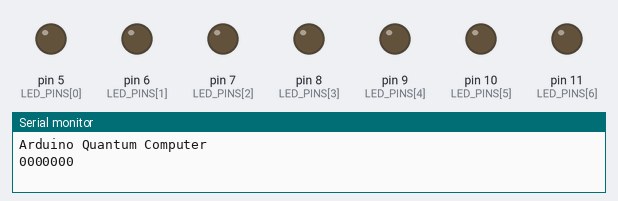
A sketch run on a simulated Arduino Uno, built with avr-gcc and run on an emulated ATmega328P. Parts: output pins drawn as LEDs (lit = HIGH), the last lines printed to the serial monitor. Random numbers use the default seed unless the sketch sets one.

Above: at 0.1 s.
At 33.4 s:
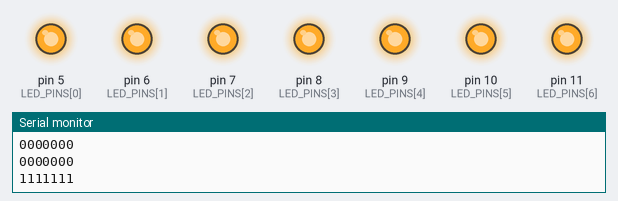
Timing chart, 0 to 40.0 s (numbered marks = the images above):
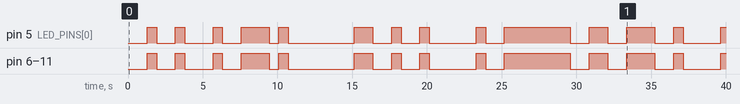

The sketch:

arduino_qc.ino
```cpp
#include <math.h>

const int NUM_QUBITS = 7;
const int NUM_STATES = 1 << NUM_QUBITS; // 2^NUM_QUBITS
const int LED_PINS[NUM_QUBITS] = {5, 6, 7, 8, 9, 10, 11}; // Digital pins for LEDs

// Complex number struct
struct Complex {
  float real;
  float imag;

  Complex(float r = 0, float i = 0) : real(r), imag(i) {}

  Complex operator*(const Complex& other) const {
    return Complex(real * other.real - imag * other.imag,
                   real * other.imag + imag * other.real);
  }

  Complex& operator+=(const Complex& other) {
    real += other.real;
    imag += other.imag;
    return *this;
  }

  Complex operator-(const Complex& other) const {
    return Complex(real - other.real, imag - other.imag);
  }

  Complex operator+(const Complex& other) const {
    return Complex(real + other.real, imag + other.imag);
  }
};

// Quantum state vector
Complex stateVector[NUM_STATES];


void setup() {
  Serial.begin(9600);
  Serial.println("Arduino Quantum Computer");
  randomSeed(analogRead(0));

  for (int i = 0; i < NUM_QUBITS; i++) {
    pinMode(LED_PINS[i], OUTPUT);
  }
}


void swap(Complex& a, Complex& b) {
  Complex temp = a;
  a = b;
  b = temp;
}


// Initialize the state vector to |00000>
void initializeState() {
  for (int i = 0; i < NUM_STATES; i++) {
    stateVector[i] = Complex();
  }
  stateVector[0] = Complex(1, 0);
}


// Apply CNOT gate with control and target qubits
void CX(int control, int target) {
  for (int i = 0; i < NUM_STATES; i++) {
    if ((i & (1 << control)) && !(i & (1 << target))) {
      swap(stateVector[i], stateVector[i ^ (1 << target)]);
    }
  }
}


// Apply Hadamard gate to a specific qubit
void H(int qubit) {
  const float SQRT_2 = 1.0 / sqrt(2);
  for (int i = 0; i < NUM_STATES; i++) {
    if (i & (1 << qubit)) {
      Complex temp = stateVector[i];
      stateVector[i] = stateVector[i ^ (1 << qubit)] * SQRT_2 - temp * SQRT_2;
      stateVector[i ^ (1 << qubit)] = temp * SQRT_2 + stateVector[i ^ (1 << qubit)] * SQRT_2;
    }
  }
}

void X(int qubit) {
  for (int i = 0; i < NUM_STATES; i++) {
    if (i & (1 << qubit)) {
      swap(stateVector[i], stateVector[i ^ (1 << qubit)]);
    }
  }
}


void Y(int qubit) {
  const Complex I(0, 1);
  for (int i = 0; i < NUM_STATES; i++) {
    if (i & (1 << qubit)) {
      Complex temp = stateVector[i];
      stateVector[i] = stateVector[i ^ (1 << qubit)] * I;
      stateVector[i ^ (1 << qubit)] = temp * Complex(0, -1);
    }
  }
}


void Z(int qubit) {
  for (int i = 0; i < NUM_STATES; i++) {
    if (i & (1 << qubit)) {
      stateVector[i] = stateVector[i] * Complex(-1, 0);
    }
  }
}


void S(int qubit) {
  const Complex I(0, 1);
  for (int i = 0; i < NUM_STATES; i++) {
    if (i & (1 << qubit)) {
      stateVector[i] = stateVector[i] * I;
    }
  }
}


void T(int qubit) {
  const float SQRT_2 = 1.0 / sqrt(2);
  const Complex exp_pi_4(SQRT_2, SQRT_2);
  for (int i = 0; i < NUM_STATES; i++) {
    if (i & (1 << qubit)) {
      stateVector[i] = stateVector[i] * exp_pi_4;
    }
  }
}


// Measure the quantum state and collapse it
void measure() {
  float probabilities[NUM_STATES];
  float cumulativeProb = 0;

  for (int i = 0; i < NUM_STATES; i++) {
    probabilities[i] = stateVector[i].real * stateVector[i].real +
                       stateVector[i].imag * stateVector[i].imag;
    cumulativeProb += probabilities[i];
  }

  float randomValue = random(1000) / 1000.0 * cumulativeProb;
  int measured_state = 0;

  for (int i = 0; i < NUM_STATES; i++) {
    if (randomValue <= probabilities[i]) {
      measured_state = i;
      break;
    }
    randomValue -= probabilities[i];
  }

  // Collapse the state vector
  for (int i = 0; i < NUM_STATES; i++) {
    stateVector[i] = Complex();
  }
  stateVector[measured_state] = Complex(1, 0);

  // Output result to LEDs
  for (int i = 0; i < NUM_QUBITS; i++) {
    digitalWrite(LED_PINS[i], (measured_state & (1 << i)) ? HIGH : LOW);
    Serial.print((measured_state & (1 << i))?1:0);
  }
  Serial.print("\n");
}

void compute() {
  initializeState();

  // WRITE HERE YOUR QUANTUM CIRCUIT!

  // n-qubits GHZ state
  H(0);
  for(int i = 0; i < NUM_QUBITS - 1; i++) {
    CX(i,i+1);
  }

  // random blinking
  // for(int i = 0; i < NUM_QUBITS - 1; i++) H(i);


  measure();
}


void loop() {
  compute();
  delay(600);
}
```

Measured:
- by itself, pin 5 (LED_PINS[0]): LOW → HIGH at 1.3 s, → LOW 0.63 s later, → HIGH 1.3 s later, → LOW 0.63 s later, … (27 changes in this stretch)
- by itself, pin 6 (LED_PINS[1]), pin 7 (LED_PINS[2]), pin 8 (LED_PINS[3]), pin 9 (LED_PINS[4]), pin 10 (LED_PINS[5]), pin 11 (LED_PINS[6]): LOW → HIGH at 1.3 s, → LOW 0.63 s later, → HIGH 1.3 s later, → LOW 0.63 s later, … (27 changes in this stretch)
